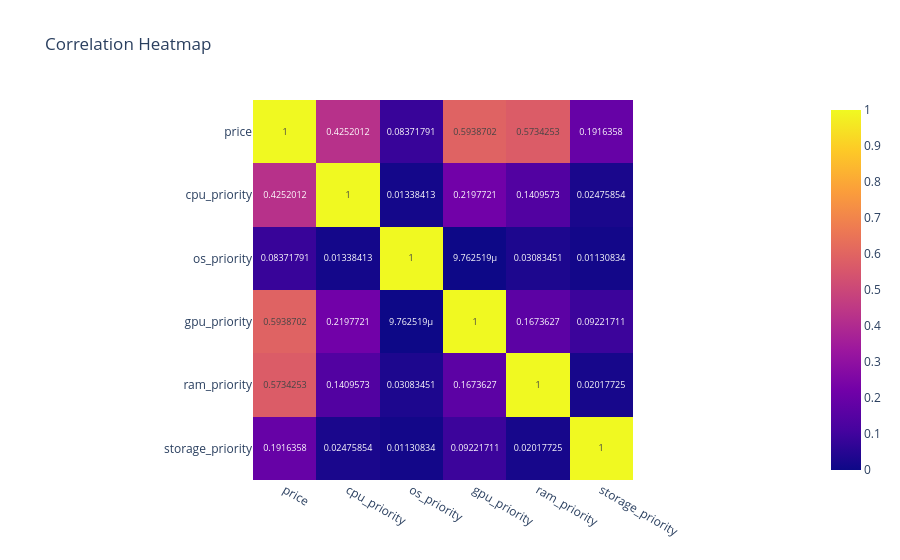

Here is the notebook cell this chart was saved with:
### Code cell
import plotly.express as px

corr = df.select_dtypes("number").corr()

fig = px.imshow(
    corr,
    text_auto=True,
    title="Correlation Heatmap"
)

fig.show()

### Figure 1 — Plotly figure (JSON) as saved in the notebook; plotly's stock layout.template omitted (floating-point values rounded to 4 significant figures)
{"data": [{"coloraxis": "coloraxis", "hovertemplate": "x: %{x}<br>y: %{y}<br>color: %{z}<extra></extra>", "name": "0", "texttemplate": "%{z}", "type": "heatmap", "x": ["price", "cpu_priority", "os_priority", "gpu_priority", "ram_priority", "storage_priority"], "xaxis": "x", "y": ["price", "cpu_priority", "os_priority", "gpu_priority", "ram_priority", "storage_priority"], "yaxis": "y", "z": [[1.0, 0.4252, 0.08372, 0.5939, 0.5734, 0.1916], [0.4252, 1.0, 0.01338, 0.2198, 0.141, 0.02476], [0.08372, 0.01338, 1.0, 9.763e-06, 0.03083, 0.01131], [0.5939, 0.2198, 9.763e-06, 1.0, 0.1674, 0.09222], [0.5734, 0.141, 0.03083, 0.1674, 1.0, 0.02018], [0.1916, 0.02476, 0.01131, 0.09222, 0.02018, 1.0]]}], "layout": {"coloraxis": {"colorscale": [[0, "#0d0887"], [0.1111, "#46039f"], [0.2222, "#7201a8"], [0.3333, "#9c179e"], [0.4444, "#bd3786"], [0.5556, "#d8576b"], [0.6667, "#ed7953"], [0.7778, "#fb9f3a"], [0.8889, "#fdca26"], [1, "#f0f921"]]}, "title": {"text": "Correlation Heatmap"}, "xaxis": {"anchor": "y", "constrain": "domain", "domain": [0, 1], "scaleanchor": "y"}, "yaxis": {"anchor": "x", "autorange": "reversed", "constrain": "domain", "domain": [0, 1]}}}
